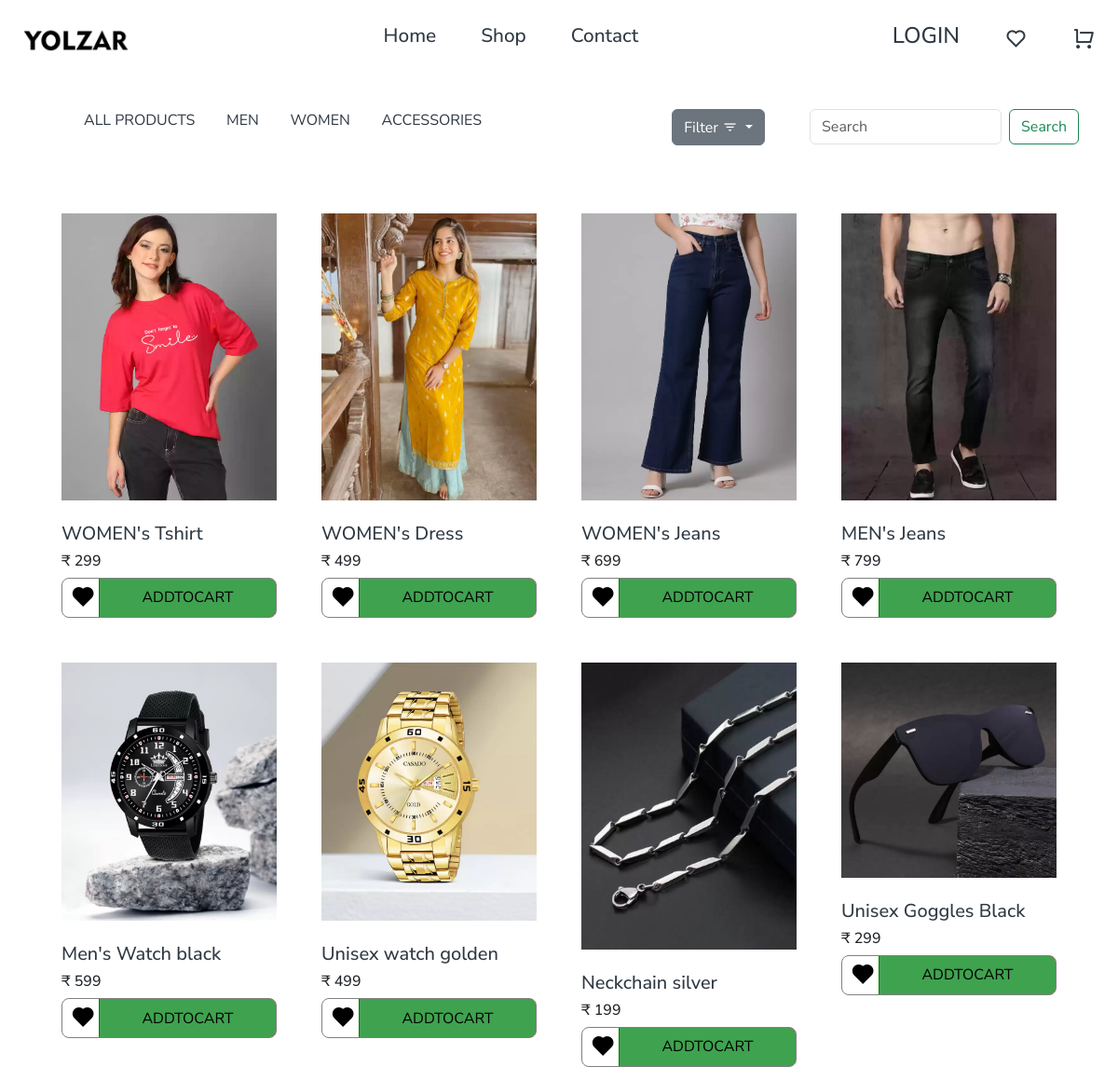
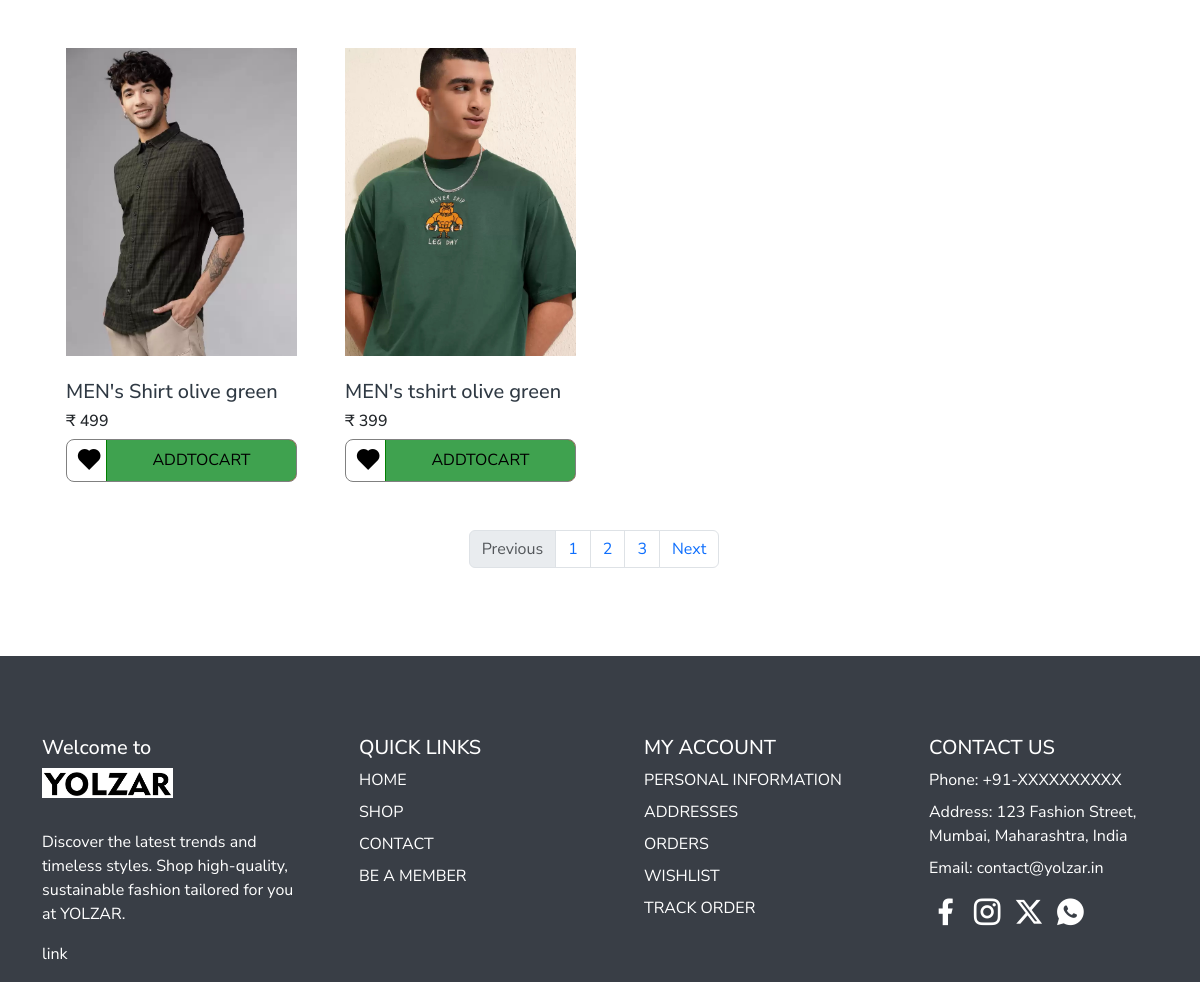
The app's page /shop/ with its own data (2 pictures, top to bottom).
### fashionapp/models.py (models this page shows, shortened)
class Category(models.Model):
    category_name = models.CharField(max_length=30)
    description = models.TextField(max_length=300)
    class Meta:
        db_table = 'category'

class Product (models.Model):
    p_img1 = models.ImageField(default='',upload_to="image")
    p_img2 = models.ImageField(default='',upload_to="image")
    p_img3 = models.ImageField(default='',upload_to="image")
    p_name = models.CharField(max_length=30)
    p_price = models.IntegerField()
    p_description = models.TextField(max_length=300)
    category = models.ForeignKey(Category,on_delete=models.CASCADE)
    class Meta:
        db_table = 'product'

### fashionapp/views.py (the view)
# urls.py: path('shop/', v.filter_view, name='shop'),
def filter_view(request, category_id=None):
    categories = Category.objects.all()
    if category_id is None:
        category_id = 'all'
    products = Product.objects.all()
    if category_id != "all":
        products = products.filter(category__id=category_id)
    search_query = request.GET.get('search_query')
    if search_query:
        products = products.filter(p_name__icontains=search_query)
    price_range = request.GET.get('price_range')
    if price_range:
        min_price, max_price = map(int, price_range.split('_'))
        products = products.filter(p_price__gte=min_price, p_price__lte=max_price)
    context = {
        'products': products,
        'categories': categories,
        'selected_category': category_id if category_id != 'all' else  None,
        'search_query': search_query,
        'selected_price_range': price_range,  # Add this to preserve the selected price range
    }
    return render(request, 'shop.html', context)

### fashionapp/templates/shop.html (shortened to what this page needs)
<!DOCTYPE html>
<html lang="en">
<head>
    {% load static %}
</head>
<body>
    {% include "navbar.html"%}
    <div class="shop-main">
        <div class="container">
            <div class="row">
                <div class="shop-category-main">
                    <div class="shop-category-left">
                        <ul>
                            <li><a href="{% url 'shop' %}">ALL PRODUCTS</a></li>
                            {% for category in categories %}
                                <li><a href="{% url 'filter' category.id %}">{{ category.category_name }}</a></li>
                            {% endfor %}
                        </ul>
                    </div>
                    <div class="shop-category-right d-flex gap-5">
                        <div class="dropdown">
                            <button class="btn btn-secondary dropdown-toggle" type="button" data-bs-toggle="dropdown" aria-expanded="false">
                             Filter <i class="ri-filter-3-line"></i>
                            </button>
                          </div>
                          <div class="shop-search">
                            <form class="d-flex" role="search" method="get" action="{% url 'shop' %}">
                                <input class="form-control me-2" type="search" placeholder="Search" aria-label="Search" name="search_query" value="{% if search_query %}{{ search_query }}{% endif %}">
                                <button class="btn btn-outline-success" type="submit">Search</button>
                            </form>
                        </div>
                    </div>
                </div>
                <div class="shop-products">
                    <div class="container">
                        <div class="row  mt-5">
                            {% for i in products%}
                            <div class="col-sm-3 p-4 ">
                                <a href="{% url 'shoppage' i.id%}">
                                <div class="shop-img w-100 h-70 mb-4">
                                <img src="{{i.p_img1.url}}" alt="" class=" h-100 w-100">
                               </div>
                               <div class="productdetails">
                                <h5>{{i.p_name}}</h5></a>
                                <h6>₹ {{i.p_price}}</h6>
                               </div>
                               {% if user.is_authenticated %}
                               <div class="addtocart d-flex gap-3">
                                <div class="wishlist"><a href="{% url 'addtowishlist' i.id %}"><i class="ri-heart-fill"></i></a></div>
                                <div class="addcart "><a href="{% url 'addtocart' i.id  %}"><button>addtocart</button></a></div>
                               </div>
                            </div>
                            {% else %}
                            <div class="addtocart d-flex gap-3">
                                <div class="wishlist"><a href="{% url 'cart'  %}"><i class="ri-heart-fill"></i></a></div>
                                <div class="addcart "><a href="{% url 'cart' %}"><button>addtocart</button></a></div>
                               </div>
                            </div>
                            {% endif %}
                            {% endfor %}
                <div class="pagination">
                    <nav aria-label="Page navigation example">
                        <ul class="pagination justify-content-center">
                          <li class="page-item disabled">
                            <a class="page-link">Previous</a>
                          </li>
                          <li class="page-item"><a class="page-link" href="#">1</a></li>
                          <li class="page-item"><a class="page-link" href="#">2</a></li>
                          <li class="page-item"><a class="page-link" href="#">3</a></li>
                          <li class="page-item">
                            <a class="page-link" href="#">Next</a>
                          </li>
                        </ul>
                      </nav>
                </div>
    {% include 'footer.html'%}
</body>
</html>

### fashionapp/templates/navbar.html (shortened to what this page needs)
<!DOCTYPE html>
<html lang="en">
<head>
    {% load static %}
    <link rel="stylesheet" href="{% static 'css/locomotive.css'%}">
    <link rel="stylesheet" href="{% static 'css/style.css'%}">
    <link rel="stylesheet" href="{% static 'css/responsive.css'%}">
    <link href="https://cdn.jsdelivr.net/npm/bootstrap@5.3.3/dist/css/bootstrap.min.css" rel="stylesheet">
    <link href="https://cdn.jsdelivr.net/npm/remixicon@4.3.0/fonts/remixicon.css" rel="stylesheet" />
</head>
<body>
  {% include 'messages.html'%}
  {% if user.is_authenticated %}
    <nav class="d-sm-block d-none">
        <div class="nav d-flex align-items-center justify-content-between">
            <div class="nav-logo ">
                <img src="{% static 'images/logo.png'%}" alt="" class="img-fluid">
            </div>
            <div class="nav-middle d-flex gap-5">
                <a href="/"><h2>Home</h2></a>
                <a href="{% url 'shop'%}"><h2>Shop</h2></a>
                <a href="{% url 'contactpage'%}"><h2>Contact</h2></a>
                <a href="{% url 'profile'%}"><h2>Profile</h2></a>
            </div>
            <div class="nav-right d-flex gap-5">
                <a href="{% url 'logout'%}"><h2>LOGOUT</h2></a>
                <a href="{% url 'wishlist'%}"><i class="ri-heart-line"></i></a>
                <a href="{% url 'cart'%}"><i class="ri-shopping-cart-line"></i></a>
            </div>
        </div>
    </nav>
  <nav class="navbar navbar-expand-sm  d-sm-none d-flex">
    <div class="container">
      <div class="w-25 ">
        <a class="navbar-brand" href="#" class=""><img src="{% static 'images/logo.png'%}" alt="" class="img-fluid"></a>
      </div>
      <i class="ri-menu-line  d-lg-none" type="button" data-bs-toggle="collapse" data-bs-target="#collapsibleNavId"
      aria-controls="collapsibleNavId" aria-expanded="false" aria-label="Toggle navigation"></i>
      <div class="collapse navbar-collapse" id="collapsibleNavId">
        <ul class="navbar-nav ms-auto mt-2 mt-lg-0 gap-sm-5">
          <li class="nav-item">
            <a class="nav-link active" href="/" aria-current="page">Home
              <span class="visually-hidden">(current)</span></a>
          </li>
          <li class="nav-item">
            <a class="nav-link" href="{% url 'shop'%}">Shop</a>
          </li>
          <li class="nav-item">
            <a class="nav-link" href="{% url 'contactpage'%}">Contact</a>
          </li>
          <li class="nav-item">
            <a href="{% url 'profile'%}" class="text-decoration-none text-dark">Profile</a>
          </li>
        </ul>
        <div class="d-flex gap-3 mt-4 ">
          <a href="{% url 'logout'%}"><i class="ri-logout-box-r-line"></i></a>
          <a href="{% url 'wishlist'%}"><i class="ri-heart-line"></i></a>
          <a href="{% url 'cart'%}"><i class="ri-shopping-cart-line"></i></a>
        </div>
      </div>
    </div>
  </nav>
  {%else%}
  <nav class="d-sm-block d-none">
    <div class="nav d-flex align-items-center justify-content-between">
        <div class="nav-logo ">
            <img src="{% static 'images/logo.png'%}" alt="" class="img-fluid">
        </div>
        <div class="nav-middle d-flex gap-5">
            <a href="/"><h2>Home</h2></a>
            <a href="{% url 'shop'%}"><h2>Shop</h2></a>
            <a href="{% url 'contactpage'%}"><h2>Contact</h2></a>
        </div>
        <div class="nav-right d-flex gap-5">
            <a href="{% url 'login'%}"><h2>LOGIN</h2></a>
            <a href="{% url 'wishlist'%}"><i class="ri-heart-line"></i></a>
            <a href="{% url 'cart'%}"><i class="ri-shopping-cart-line"></i></a>
        </div>
    </div>
</nav>
{%endif%}
</body>
</html>

### fashionapp/templates/messages.html (shortened to what this page needs)
<!DOCTYPE html>
<html lang="en">
<head>
</head>
<body>
</body>
</html>

### fashionapp/templates/footer.html
{% load static %}
<footer class="mt-5">
    <div class="f-main">
      <div class="container">
        <div class="row f-row">
          <div class="about col-sm-3">
            <h5>Welcome to</h5>
            <img src="{% static 'images/logo.png'%}" alt="" class="img-fluid">
            <p>Discover the latest trends and timeless styles. Shop high-quality, sustainable fashion tailored for you at YOLZAR.</p>
            <p>link</p>
          </div>
          <div class="col-sm-3 f-ql">
            <ul>
              <h5>QUICK LINKS</h5>
              <li>HOME</li>
              <li>SHOP</li>
              <li>CONTACT</li>
              <li>BE A MEMBER</li>
            </ul>
          </div>
          <div class="col-sm-3 f-account">
            <ul>
              <h5>MY ACCOUNT</h5>
              <li>Personal Information</li>
              <li>Addresses</li>
              <li>Orders</li>
              <li>Wishlist</li>
              <li>track order</li>
            </ul>
          </div>
          <div class="col-sm-3 f-contact">
            <ul>
              <h5>CONTACT US</h5>
              <li>Phone: +91-XXXXXXXXXX</li>
              <li>Address: 123 Fashion Street, Mumbai, Maharashtra, India</li>
              <li>Email: contact@yolzar.in</li>
              <li> <div class="sociallink">
                <i class="ri-facebook-fill"></i>
                <i class="ri-instagram-line"></i>
                <i class="ri-twitter-x-fill"></i>
                <i class="ri-whatsapp-fill"></i>
              </div>
              </li>
            </ul>
          </div>
        </div>
      </div>
    </div>
    </footer>

### fashionapp/static/css/style.css (style rules this page uses)
* { font-family: "Nunito Sans", sans-serif; }
* { margin:0; padding:0; box-sizing: border-box; }
html,body { background-color:#f7f7f7; width: 100%; height: 100%; }
.nav-middle a { text-decoration: none; color: #2F3943; }
nav { width: 100%; padding: 1.5rem; background-color:white; }
.nav-logo { width: 10%; }
.nav-logo img { background-image: url(); }
.nav-middle h2 { font-size: 1.3rem; }
.nav-right h2 { font-size: 1.5rem; }
.nav-right i { font-size: 1.5rem; }
.about img { width: 50%; margin-bottom: 2rem; }
.f-ql ul li { list-style: none; margin-bottom: 0.5rem; }
.f-account ul li { list-style: none; text-transform: uppercase; margin-bottom: 0.5rem; }
.f-contact ul li { list-style: none; margin-bottom: 0.5rem; }
.sociallink { font-size: 2rem; margin-bottom: 0.5rem; }
footer { background-color: #393E46; color: white; padding-top: 5rem; }
.shop-main { margin-top: 2rem; }
.shop-category-main { display: flex; align-items: center; justify-content: space-between; }
.shop-category-left ul { display: flex; align-items: center; justify-content: center; gap: 0.1rem; }
.shop-category-left ul li { list-style: none; }
.addtocart { margin-top: 0.5rem; border: 1px solid gray; border-radius: 0.5rem; overflow: hidden; }
.addcart { background-color:red; width: 90%; border-left: 1px solid green; }
.addcart button { width: 100%; height: 100%; border: none; background-color:#3FA24F; text-transform: uppercase; }
.wishlist { width: 10%; padding-left: 0.5rem; }
.wishlist i { font-size: 1.7rem; color: black; overflow: hidden; }
.wishlist a { text-decoration: none; }
.shop-category-left li a { padding: 0.5rem; padding-left: 1rem; padding-right: 1rem; border-radius: 2rem; text-decoration: none; color: #2F3943; }
.productdetails a { text-decoration: none; color: #2F3943; }
.nav-right a { text-decoration: none; color: #2F3943; }

### records on screen
Category: category_name "MEN"
Category: category_name "WOMEN"
Category: category_name "ACCESSORIES"
Product: p_img1 (picture), p_name "WOMEN's Tshirt", p_price "299"
Product: p_img1 (picture), p_name "WOMEN's Dress", p_price "499"
Product: p_img1 (picture), p_name "WOMEN's Jeans", p_price "699"
Product: p_img1 (picture), p_name "MEN's Jeans", p_price "799"
Product: p_img1 (picture), p_name "Men's Watch black", p_price "599"
Product: p_img1 (picture), p_name "Unisex watch golden", p_price "499"
Product: p_img1 (picture), p_name "Neckchain silver", p_price "199"
Product: p_img1 (picture), p_name "Unisex Goggles Black", p_price "299"
Product: p_img1 (picture), p_name "MEN's Shirt olive green", p_price "499"
Product: p_img1 (picture), p_name "MEN's tshirt olive green", p_price "399"
